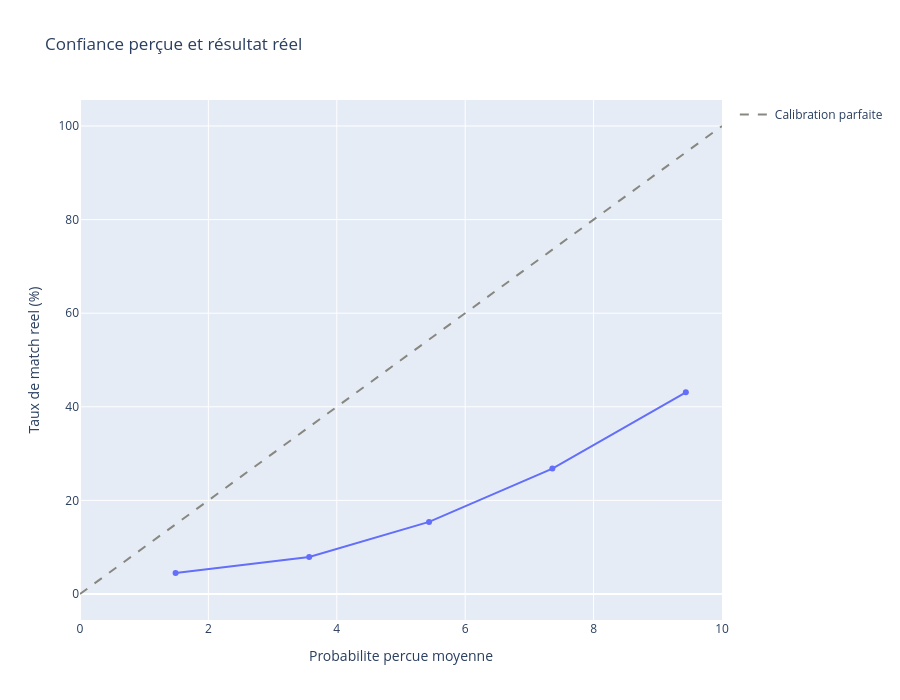

Source (notebook cell):
### Code cell
## Confiance perçue et résultat réel
if {"prob", "match"}.issubset(df.columns):
    calib = df[["prob", "match"]].dropna().copy()
    calib["prob_bin"] = pd.cut(calib["prob"], bins=[0,2,4,6,8,10], include_lowest=True)
    calib_grp = calib.groupby("prob_bin", observed=False).agg(
        prob_mean=("prob", "mean"),
        match_rate=("match", "mean"),
        n=("match", "size"),
    ).reset_index()
    calib_grp["match_rate_pct"] = (calib_grp["match_rate"] * 100).round(1)

    fig_q4 = px.line(
        calib_grp,
        x="prob_mean", y="match_rate_pct", markers=True,
        title="Confiance perçue et résultat réel",
        labels={"prob_mean": "Probabilite percue moyenne", "match_rate_pct": "Taux de match reel (%)"}
    )
    fig_q4.add_trace(go.Scatter(x=[0,10], y=[0,100], mode="lines", name="Calibration parfaite", line=dict(dash="dash", color="#888780")))
    fig_q4.update_layout(height=700)
    fig_q4.show()
    export_viz(fig_q4, "confiance_vs_resultat")

    print("Lecture:")
    print("- Plus la courbe est proche de la diagonale, meilleure est l'auto-evaluation du marche relationnel.")

### Figure 1 — Plotly figure (JSON) as saved in the notebook; plotly's stock layout.template omitted (floating-point values rounded to 4 significant figures)
{"data": [{"hovertemplate": "Probabilite percue moyenne=%{x}<br>Taux de match reel (%)=%{y}<extra></extra>", "legendgroup": "", "line": {"color": "#636efa", "dash": "solid"}, "marker": {"symbol": "circle"}, "mode": "lines+markers", "name": "", "orientation": "v", "showlegend": false, "type": "scatter", "x": [1.489, 3.57, 5.437, 7.358, 9.437], "xaxis": "x", "y": [4.5, 7.9, 15.4, 26.8, 43.1], "yaxis": "y"}, {"line": {"color": "#888780", "dash": "dash"}, "mode": "lines", "name": "Calibration parfaite", "type": "scatter", "x": [0, 10], "y": [0, 100]}], "layout": {"height": 700, "legend": {"tracegroupgap": 0}, "title": {"text": "Confiance perçue et résultat réel"}, "xaxis": {"anchor": "y", "domain": [0, 1], "title": {"text": "Probabilite percue moyenne"}}, "yaxis": {"anchor": "x", "domain": [0, 1], "title": {"text": "Taux de match reel (%)"}}}}
